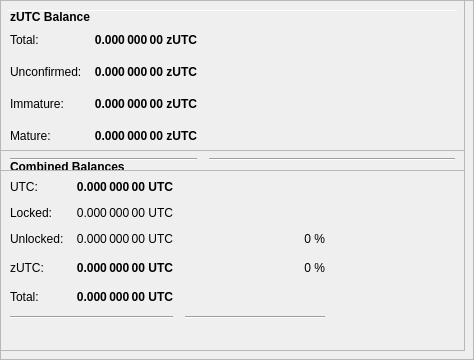
        <widget class="QFrame" name="frameObfuscation">
         <property name="minimumSize">
          <size>
           <width>0</width>
           <height>350</height>
          </size>
         </property>
         <property name="layoutDirection">
          <enum>Qt::LeftToRight</enum>
         </property>
         <property name="frameShape">
          <enum>QFrame::StyledPanel</enum>
         </property>
         <property name="frameShadow">
          <enum>QFrame::Raised</enum>
         </property>
         <widget class="QPushButton" name="runAutoDenom">
          <property name="geometry">
           <rect>
            <x>251</x>
            <y>17</y>
            <width>1</width>
            <height>1</height>
           </rect>
          </property>
          <property name="palette">
           <palette>
            <active>
             <colorrole role="WindowText">
              <brush brushstyle="SolidPattern">
               <color alpha="255">
                <red>0</red>
                <green>0</green>
                <blue>0</blue>
               </color>
              </brush>
             </colorrole>
             <colorrole role="Button">
              <brush brushstyle="SolidPattern">
               <color alpha="255">
                <red>239</red>
                <green>238</green>
                <blue>238</blue>
               </color>
              </brush>
             </colorrole>
             <colorrole role="Light">
              <brush brushstyle="SolidPattern">
               <color alpha="255">
                <red>255</red>
                <green>255</green>
                <blue>255</blue>
               </color>
              </brush>
             </colorrole>
             <colorrole role="Midlight">
              <brush brushstyle="SolidPattern">
               <color alpha="255">
                <red>247</red>
                <green>246</green>
                <blue>246</blue>
               </color>
              </brush>
             </colorrole>
             <colorrole role="Dark">
              <brush brushstyle="SolidPattern">
               <color alpha="255">
                <red>119</red>
                <green>119</green>
                <blue>119</blue>
               </color>
              </brush>
             </colorrole>
             <colorrole role="Mid">
              <brush brushstyle="SolidPattern">
               <color alpha="255">
                <red>159</red>
                <green>159</green>
                <blue>159</blue>
               </color>
              </brush>
             </colorrole>
             <colorrole role="Text">
              <brush brushstyle="SolidPattern">
               <color alpha="255">
                <red>0</red>
                <green>0</green>
                <blue>0</blue>
               </color>
              </brush>
             </colorrole>
             <colorrole role="BrightText">
              <brush brushstyle="SolidPattern">
               <color alpha="255">
                <red>255</red>
                <green>255</green>
                <blue>255</blue>
               </color>
              </brush>
             </colorrole>
             <colorrole role="ButtonText">
              <brush brushstyle="SolidPattern">
               <color alpha="255">
                <red>0</red>
                <green>0</green>
                <blue>0</blue>
               </color>
              </brush>
             </colorrole>
             <colorrole role="Base">
              <brush brushstyle="SolidPattern">
               <color alpha="255">
                <red>255</red>
                <green>255</green>
                <blue>255</blue>
               </color>
              </brush>
             </colorrole>
             <colorrole role="Window">
              <brush brushstyle="SolidPattern">
               <color alpha="255">
                <red>239</red>
                <green>238</green>
                <blue>238</blue>
               </color>
              </brush>
             </colorrole>
             <colorrole role="Shadow">
              <brush brushstyle="SolidPattern">
               <color alpha="255">
                <red>0</red>
                <green>0</green>
                <blue>0</blue>
               </color>
              </brush>
             </colorrole>
             <colorrole role="AlternateBase">
              <brush brushstyle="SolidPattern">
               <color alpha="255">
                <red>247</red>
                <green>246</green>
                <blue>246</blue>
               </color>
              </brush>
             </colorrole>
             <colorrole role="ToolTipBase">
              <brush brushstyle="SolidPattern">
               <color alpha="255">
                <red>255</red>
                <green>255</green>
                <blue>220</blue>
               </color>
              </brush>
             </colorrole>
             <colorrole role="ToolTipText">
              <brush brushstyle="SolidPattern">
               <color alpha="255">
                <red>0</red>
                <green>0</green>
                <blue>0</blue>
               </color>
              </brush>
             </colorrole>
            </active>
            <inactive>
             <colorrole role="WindowText">
              <brush brushstyle="SolidPattern">
               <color alpha="255">
                <red>0</red>
                <green>0</green>
                <blue>0</blue>
               </color>
              </brush>
             </colorrole>
             <colorrole role="Button">
              <brush brushstyle="SolidPattern">
               <color alpha="255">
                <red>239</red>
                <green>238</green>
                <blue>238</blue>
               </color>
              </brush>
             </colorrole>
             <colorrole role="Light">
              <brush brushstyle="SolidPattern">
               <color alpha="255">
                <red>255</red>
                <green>255</green>
                <blue>255</blue>
               </color>
              </brush>
             </colorrole>
             <colorrole role="Midlight">
              <brush brushstyle="SolidPattern">
               <color alpha="255">
                <red>247</red>
                <green>246</green>
                <blue>246</blue>
               </color>
              </brush>
             </colorrole>
             <colorrole role="Dark">
              <brush brushstyle="SolidPattern">
               <color alpha="255">
                <red>119</red>
                <green>119</green>
                <blue>119</blue>
               </color>
              </brush>
             </colorrole>
             <colorrole role="Mid">
              <brush brushstyle="SolidPattern">
               <color alpha="255">
                <red>159</red>
                <green>159</green>
                <blue>159</blue>
               </color>
              </brush>
             </colorrole>
             <colorrole role="Text">
              <brush brushstyle="SolidPattern">
               <color alpha="255">
                <red>0</red>
                <green>0</green>
                <blue>0</blue>
               </color>
              </brush>
             </colorrole>
             <colorrole role="BrightText">
              <brush brushstyle="SolidPattern">
               <color alpha="255">
                <red>255</red>
                <green>255</green>
                <blue>255</blue>
               </color>
              </brush>
             </colorrole>
             <colorrole role="ButtonText">
              <brush brushstyle="SolidPattern">
               <color alpha="255">
                <red>0</red>
                <green>0</green>
                <blue>0</blue>
               </color>
              </brush>
             </colorrole>
             <colorrole role="Base">
              <brush brushstyle="SolidPattern">
               <color alpha="255">
                <red>255</red>
                <green>255</green>
                <blue>255</blue>
               </color>
              </brush>
             </colorrole>
             <colorrole role="Window">
              <brush brushstyle="SolidPattern">
               <color alpha="255">
                <red>239</red>
                <green>238</green>
                <blue>238</blue>
               </color>
              </brush>
             </colorrole>
             <colorrole role="Shadow">
              <brush brushstyle="SolidPattern">
               <color alpha="255">
                <red>0</red>
                <green>0</green>
                <blue>0</blue>
               </color>
              </brush>
             </colorrole>
             <colorrole role="AlternateBase">
              <brush brushstyle="SolidPattern">
               <color alpha="255">
                <red>247</red>
                <green>246</green>
                <blue>246</blue>
               </color>
              </brush>
             </colorrole>
             <colorrole role="ToolTipBase">
              <brush brushstyle="SolidPattern">
               <color alpha="255">
                <red>255</red>
                <green>255</green>
                <blue>220</blue>
               </color>
              </brush>
             </colorrole>
             <colorrole role="ToolTipText">
              <brush brushstyle="SolidPattern">
               <color alpha="255">
                <red>0</red>
                <green>0</green>
                <blue>0</blue>
               </color>
              </brush>
             </colorrole>
            </inactive>
            <disabled>
             <colorrole role="WindowText">
              <brush brushstyle="SolidPattern">
               <color alpha="255">
                <red>119</red>
                <green>119</green>
                <blue>119</blue>
               </color>
              </brush>
             </colorrole>
             <colorrole role="Button">
              <brush brushstyle="SolidPattern">
               <color alpha="255">
                <red>239</red>
                <green>238</green>
                <blue>238</blue>
               </color>
              </brush>
             </colorrole>
             <colorrole role="Light">
              <brush brushstyle="SolidPattern">
               <color alpha="255">
                <red>255</red>
                <green>255</green>
                <blue>255</blue>
               </color>
              </brush>
             </colorrole>
             <colorrole role="Midlight">
              <brush brushstyle="SolidPattern">
               <color alpha="255">
                <red>247</red>
                <green>246</green>
                <blue>246</blue>
               </color>
              </brush>
             </colorrole>
             <colorrole role="Dark">
              <brush brushstyle="SolidPattern">
               <color alpha="255">
                <red>119</red>
                <green>119</green>
                <blue>119</blue>
               </color>
              </brush>
             </colorrole>
             <colorrole role="Mid">
              <brush brushstyle="SolidPattern">
               <color alpha="255">
                <red>159</red>
                <green>159</green>
                <blue>159</blue>
               </color>
              </brush>
             </colorrole>
             <colorrole role="Text">
              <brush brushstyle="SolidPattern">
               <color alpha="255">
                <red>119</red>
                <green>119</green>
                <blue>119</blue>
               </color>
              </brush>
             </colorrole>
             <colorrole role="BrightText">
              <brush brushstyle="SolidPattern">
               <color alpha="255">
                <red>255</red>
                <green>255</green>
                <blue>255</blue>
               </color>
              </brush>
             </colorrole>
             <colorrole role="ButtonText">
              <brush brushstyle="SolidPattern">
               <color alpha="255">
                <red>119</red>
                <green>119</green>
                <blue>119</blue>
               </color>
              </brush>
             </colorrole>
             <colorrole role="Base">
              <brush brushstyle="SolidPattern">
               <color alpha="255">
                <red>239</red>
                <green>238</green>
                <blue>238</blue>
               </color>
              </brush>
             </colorrole>
             <colorrole role="Window">
              <brush brushstyle="SolidPattern">
               <color alpha="255">
                <red>239</red>
                <green>238</green>
                <blue>238</blue>
               </color>
              </brush>
             </colorrole>
             <colorrole role="Shadow">
              <brush brushstyle="SolidPattern">
               <color alpha="255">
                <red>0</red>
                <green>0</green>
                <blue>0</blue>
               </color>
              </brush>
             </colorrole>
             <colorrole role="AlternateBase">
              <brush brushstyle="SolidPattern">
               <color alpha="255">
                <red>239</red>
                <green>238</green>
                <blue>238</blue>
               </color>
              </brush>
             </colorrole>
             <colorrole role="ToolTipBase">
              <brush brushstyle="SolidPattern">
               <color alpha="255">
                <red>255</red>
                <green>255</green>
                <blue>220</blue>
               </color>
              </brush>
             </colorrole>
             <colorrole role="ToolTipText">
              <brush brushstyle="SolidPattern">
               <color alpha="255">
                <red>0</red>
                <green>0</green>
                <blue>0</blue>
               </color>
              </brush>
             </colorrole>
            </disabled>
           </palette>
          </property>
          <property name="focusPolicy">
           <enum>Qt::NoFocus</enum>
          </property>
          <property name="autoFillBackground">
           <bool>true</bool>
          </property>
          <property name="text">
           <string/>
          </property>
          <property name="flat">
           <bool>true</bool>
          </property>
         </widget>
         <widget class="Line" name="line">
          <property name="geometry">
           <rect>
            <x>7</x>
            <y>10</y>
            <width>451</width>
            <height>1</height>
           </rect>
          </property>
          <property name="orientation">
           <enum>Qt::Horizontal</enum>
          </property>
         </widget>
         <widget class="QFrame" name="frame_3">
          <property name="geometry">
           <rect>
            <x>0</x>
            <y>150</y>
            <width>465</width>
            <height>201</height>
           </rect>
          </property>
          <property name="frameShape">
           <enum>QFrame::StyledPanel</enum>
          </property>
          <property name="frameShadow">
           <enum>QFrame::Raised</enum>
          </property>
          <layout class="QVBoxLayout" name="verticalLayout_5">
           <item>
            <layout class="QHBoxLayout" name="horizontalLayout_5" stretch="0">
             <item>
              <widget class="QLabel" name="label_5z">
               <property name="maximumSize">
                <size>
                 <width>16777215</width>
                 <height>20</height>
                </size>
               </property>
               <property name="font">
                <font>
                 <weight>75</weight>
                 <bold>true</bold>
                </font>
               </property>
               <property name="toolTip">
                <string>Combined Balances (including unconfirmed and immature coins)</string>
               </property>
               <property name="text">
                <string>&lt;html&gt;&lt;head/&gt;&lt;body&gt;&lt;p&gt;Combined Balances&lt;/p&gt;&lt;/body&gt;&lt;/html&gt;</string>
               </property>
              </widget>
             </item>
            </layout>
           </item>
           <item>
            <layout class="QGridLayout" name="gridLayout_3">
             <property name="spacing">
              <number>12</number>
             </property>
             <item row="7" column="0" colspan="2">
              <widget class="Line" name="lineSpendableBalance_3">
               <property name="orientation">
                <enum>Qt::Horizontal</enum>
               </property>
              </widget>
             </item>
             <item row="7" column="2">
              <widget class="Line" name="lineWatchBalance_3">
               <property name="sizePolicy">
                <sizepolicy hsizetype="Preferred" vsizetype="Fixed">
                 <horstretch>0</horstretch>
                 <verstretch>0</verstretch>
                </sizepolicy>
               </property>
               <property name="minimumSize">
                <size>
                 <width>140</width>
                 <height>0</height>
                </size>
               </property>
               <property name="orientation">
                <enum>Qt::Horizontal</enum>
               </property>
              </widget>
             </item>
             <item row="4" column="1">
              <widget class="QLabel" name="labelzBalancez">
               <property name="font">
                <font>
                 <weight>75</weight>
                 <bold>true</bold>
                </font>
               </property>
               <property name="cursor">
                <cursorShape>IBeamCursor</cursorShape>
               </property>
               <property name="toolTip">
                <string>Total of transactions that have yet to be confirmed, and do not yet count toward the spendable balance</string>
               </property>
               <property name="text">
                <string notr="true">0.000 000 00 UTC</string>
               </property>
               <property name="alignment">
                <set>Qt::AlignRight|Qt::AlignTrailing|Qt::AlignVCenter</set>
               </property>
               <property name="textInteractionFlags">
                <set>Qt::LinksAccessibleByMouse|Qt::TextSelectableByKeyboard|Qt::TextSelectableByMouse</set>
               </property>
              </widget>
             </item>
             <item row="6" column="1">
              <widget class="QLabel" name="labelTotalz">
               <property name="font">
                <font>
                 <weight>75</weight>
                 <bold>true</bold>
                </font>
               </property>
               <property name="cursor">
                <cursorShape>IBeamCursor</cursorShape>
               </property>
               <property name="toolTip">
                <string>Total Balance, including unconfirmed and immature coins.</string>
               </property>
               <property name="text">
                <string notr="true">0.000 000 00 UTC</string>
               </property>
               <property name="alignment">
                <set>Qt::AlignRight|Qt::AlignTrailing|Qt::AlignVCenter</set>
               </property>
               <property name="textInteractionFlags">
                <set>Qt::LinksAccessibleByMouse|Qt::TextSelectableByKeyboard|Qt::TextSelectableByMouse</set>
               </property>
              </widget>
             </item>
             <item row="4" column="3">
              <spacer name="horizontalSpacer_6">
               <property name="orientation">
                <enum>Qt::Horizontal</enum>
               </property>
               <property name="sizeHint" stdset="0">
                <size>
                 <width>40</width>
                 <height>20</height>
                </size>
               </property>
              </spacer>
             </item>
             <item row="6" column="0">
              <widget class="QLabel" name="labelTotalTextz">
               <property name="text">
                <string>Total:</string>
               </property>
              </widget>
             </item>
             <item row="1" column="0">
              <widget class="QLabel" name="labelBalanceTextz">
               <property name="text">
                <string>UTC:</string>
               </property>
              </widget>
             </item>
             <item row="1" column="1">
              <widget class="QLabel" name="labelBalancez">
               <property name="font">
                <font>
                 <weight>75</weight>
                 <bold>true</bold>
                </font>
               </property>
               <property name="cursor">
                <cursorShape>IBeamCursor</cursorShape>
               </property>
               <property name="toolTip">
                <string>Your current spendable balance</string>
               </property>
               <property name="text">
                <string notr="true">0.000 000 00 UTC</string>
               </property>
               <property name="alignment">
                <set>Qt::AlignRight|Qt::AlignTrailing|Qt::AlignVCenter</set>
               </property>
               <property name="textInteractionFlags">
                <set>Qt::LinksAccessibleByMouse|Qt::TextSelectableByKeyboard|Qt::TextSelectableByMouse</set>
               </property>
              </widget>
             </item>
             <item row="4" column="0">
              <widget class="QLabel" name="labelzBalanceTextz">
               <property name="toolTip">
                <string/>
               </property>
               <property name="text">
                <string>zUTC:</string>
               </property>
              </widget>
             </item>
             <item row="4" column="2">
              <widget class="QLabel" name="labelzUTCPercent">
               <property name="toolTip">
                <string>Current percentage of zUTC.
If AutoMint is enabled this percentage will settle around the configured AutoMint percentage (default = 10%)</string>
               </property>
               <property name="text">
                <string>0 %</string>
               </property>
               <property name="alignment">
                <set>Qt::AlignRight|Qt::AlignTrailing|Qt::AlignVCenter</set>
               </property>
              </widget>
             </item>
             <item row="6" column="2">
              <widget class="QLabel" name="label100Percent">
               <property name="text">
                <string/>
               </property>
               <property name="alignment">
                <set>Qt::AlignRight|Qt::AlignTrailing|Qt::AlignVCenter</set>
               </property>
              </widget>
             </item>
             <item row="2" column="1">
              <widget class="QLabel" name="labelLockedBalance">
               <property name="toolTip">
                <string>Locked UTC or Masternode collaterals. These are excluded from zUTC minting.</string>
               </property>
               <property name="text">
                <string>0.000 000 00 UTC</string>
               </property>
               <property name="alignment">
                <set>Qt::AlignRight|Qt::AlignTrailing|Qt::AlignVCenter</set>
               </property>
              </widget>
             </item>
             <item row="2" column="0">
              <widget class="QLabel" name="labelLockedBalanceText">
               <property name="toolTip">
                <string>Locked UTC or Masternode collaterals. These are excluded from zUTC minting.</string>
               </property>
               <property name="text">
                <string>Locked:</string>
               </property>
              </widget>
             </item>
             <item row="3" column="0">
              <widget class="QLabel" name="labelUnLockedBalanceText">
               <property name="toolTip">
                <string>Unlocked RUPs. These can be used for zUTC minting.</string>
               </property>
               <property name="text">
                <string>Unlocked:</string>
               </property>
              </widget>
             </item>
             <item row="3" column="1">
              <widget class="QLabel" name="labelUnLockedBalance">
               <property name="toolTip">
                <string>Unlocked RUPs. These can be used for zUTC minting.</string>
               </property>
               <property name="text">
                <string>0.000 000 00 UTC</string>
               </property>
               <property name="alignment">
                <set>Qt::AlignRight|Qt::AlignTrailing|Qt::AlignVCenter</set>
               </property>
              </widget>
             </item>
             <item row="3" column="2">
              <widget class="QLabel" name="labelRUPPercent">
               <property name="text">
                <string>0 %</string>
               </property>
               <property name="alignment">
                <set>Qt::AlignRight|Qt::AlignTrailing|Qt::AlignVCenter</set>
               </property>
              </widget>
             </item>
            </layout>
           </item>
           <item>
            <spacer name="verticalSpacer">
             <property name="orientation">
              <enum>Qt::Vertical</enum>
             </property>
             <property name="sizeHint" stdset="0">
              <size>
               <width>20</width>
               <height>40</height>
              </size>
             </property>
            </spacer>
           </item>
          </layout>
         </widget>
         <widget class="QFrame" name="frame_4">
          <property name="geometry">
           <rect>
            <x>0</x>
            <y>0</y>
            <width>465</width>
            <height>171</height>
           </rect>
          </property>
          <property name="frameShape">
           <enum>QFrame::StyledPanel</enum>
          </property>
          <property name="frameShadow">
           <enum>QFrame::Raised</enum>
          </property>
          <layout class="QVBoxLayout" name="verticalLayout_7">
           <item>
            <layout class="QHBoxLayout" name="horizontalLayout_8" stretch="0">
             <item>
              <widget class="QLabel" name="label_5z_3">
               <property name="maximumSize">
                <size>
                 <width>16777215</width>
                 <height>20</height>
                </size>
               </property>
               <property name="font">
                <font>
                 <weight>75</weight>
                 <bold>true</bold>
                </font>
               </property>
               <property name="text">
                <string>zUTC Balance</string>
               </property>
              </widget>
             </item>
            </layout>
           </item>
           <item>
            <layout class="QGridLayout" name="gridLayout_5">
             <property name="spacing">
              <number>12</number>
             </property>
             <item row="4" column="0">
              <widget class="QLabel" name="labelzBalanceMatureText">
               <property name="toolTip">
                <string>Mature: more than 20 confirmation and more than 1 mints of the same denomination after it was minted.
These zUTC are spendable.</string>
               </property>
               <property name="text">
                <string>Mature:</string>
               </property>
              </widget>
             </item>
             <item row="5" column="0" colspan="2">
              <widget class="Line" name="lineSpendableBalance_5">
               <property name="orientation">
                <enum>Qt::Horizontal</enum>
               </property>
              </widget>
             </item>
             <item row="1" column="1">
              <widget class="QLabel" name="labelzBalance">
               <property name="font">
                <font>
                 <weight>75</weight>
                 <bold>true</bold>
                </font>
               </property>
               <property name="cursor">
                <cursorShape>IBeamCursor</cursorShape>
               </property>
               <property name="toolTip">
                <string>All available zUTC, unconfirmed and immature zUTC included.</string>
               </property>
               <property name="text">
                <string notr="true">0.000 000 00 zUTC</string>
               </property>
               <property name="alignment">
                <set>Qt::AlignRight|Qt::AlignTrailing|Qt::AlignVCenter</set>
               </property>
               <property name="textInteractionFlags">
                <set>Qt::LinksAccessibleByMouse|Qt::TextSelectableByKeyboard|Qt::TextSelectableByMouse</set>
               </property>
              </widget>
             </item>
             <item row="5" column="2">
              <widget class="Line" name="lineWatchBalance_5">
               <property name="sizePolicy">
                <sizepolicy hsizetype="Preferred" vsizetype="Fixed">
                 <horstretch>0</horstretch>
                 <verstretch>0</verstretch>
                </sizepolicy>
               </property>
               <property name="minimumSize">
                <size>
                 <width>140</width>
                 <height>0</height>
                </size>
               </property>
               <property name="orientation">
                <enum>Qt::Horizontal</enum>
               </property>
              </widget>
             </item>
             <item row="1" column="0">
              <widget class="QLabel" name="labelzBalanceText">
               <property name="toolTip">
                <string>All available zUTC, unconfirmed and immature zUTC included.</string>
               </property>
               <property name="text">
                <string>Total:</string>
               </property>
              </widget>
             </item>
             <item row="1" column="2">
              <spacer name="horizontalSpacer_8">
               <property name="orientation">
                <enum>Qt::Horizontal</enum>
               </property>
               <property name="sizeHint" stdset="0">
                <size>
                 <width>40</width>
                 <height>20</height>
                </size>
               </property>
              </spacer>
             </item>
             <item row="4" column="2">
              <spacer name="horizontalSpacer_4">
               <property name="orientation">
                <enum>Qt::Horizontal</enum>
               </property>
               <property name="sizeHint" stdset="0">
                <size>
                 <width>40</width>
                 <height>20</height>
                </size>
               </property>
              </spacer>
             </item>
             <item row="4" column="1">
              <widget class="QLabel" name="labelzBalanceMature">
               <property name="font">
                <font>
                 <weight>75</weight>
                 <bold>true</bold>
                </font>
               </property>
               <property name="toolTip">
                <string>Mature: more than 20 confirmation and more than 1 mints of the same denomination after it was minted.
These zUTC are spendable.</string>
               </property>
               <property name="text">
                <string>0.000 000 00 zUTC</string>
               </property>
               <property name="alignment">
                <set>Qt::AlignRight|Qt::AlignTrailing|Qt::AlignVCenter</set>
               </property>
              </widget>
             </item>
             <item row="2" column="0">
              <widget class="QLabel" name="labelzBalanceUnconfirmedText">
               <property name="toolTip">
                <string>Unconfirmed: less than 20 confirmations
Immature: confirmed, but less than 1 mints of the same denomination after it was minted</string>
               </property>
               <property name="text">
                <string>Unconfirmed:</string>
               </property>
              </widget>
             </item>
             <item row="2" column="1">
              <widget class="QLabel" name="labelzBalanceUnconfirmed">
               <property name="font">
                <font>
                 <weight>75</weight>
                 <bold>true</bold>
                </font>
               </property>
               <property name="toolTip">
                <string>Unconfirmed: less than 20 confirmations
Immature: confirmed, but less than 1 mints of the same denomination after it was minted</string>
               </property>
               <property name="text">
                <string>0.000 000 00 zUTC</string>
               </property>
               <property name="alignment">
                <set>Qt::AlignRight|Qt::AlignTrailing|Qt::AlignVCenter</set>
               </property>
              </widget>
             </item>
             <item row="2" column="2">
              <spacer name="horizontalSpacer_5">
               <property name="orientation">
                <enum>Qt::Horizontal</enum>
               </property>
               <property name="sizeHint" stdset="0">
                <size>
                 <width>40</width>
                 <height>20</height>
                </size>
               </property>
              </spacer>
             </item>
             <item row="3" column="0">
              <widget class="QLabel" name="labelzBalanceImmatureText">
               <property name="toolTip">
                <string>Unconfirmed: less than 20 confirmations
Immature: confirmed, but less than 1 mints of the same denomination after it was minted</string>
               </property>
               <property name="text">
                <string>Immature:</string>
               </property>
              </widget>
             </item>
             <item row="3" column="1">
              <widget class="QLabel" name="labelzBalanceImmature">
               <property name="font">
                <font>
                 <weight>75</weight>
                 <bold>true</bold>
                </font>
               </property>
               <property name="toolTip">
                <string>Unconfirmed: less than 20 confirmations
Immature: confirmed, but less than 1 mints of the same denomination after it was minted</string>
               </property>
               <property name="text">
                <string>0.000 000 00 zUTC</string>
               </property>
               <property name="alignment">
                <set>Qt::AlignRight|Qt::AlignTrailing|Qt::AlignVCenter</set>
               </property>
              </widget>
             </item>
             <item row="3" column="2">
              <spacer name="horizontalSpacer_7">
               <property name="orientation">
                <enum>Qt::Horizontal</enum>
               </property>
               <property name="sizeHint" stdset="0">
                <size>
                 <width>40</width>
                 <height>20</height>
                </size>
               </property>
              </spacer>
             </item>
            </layout>
           </item>
          </layout>
         </widget>
        </widget>
